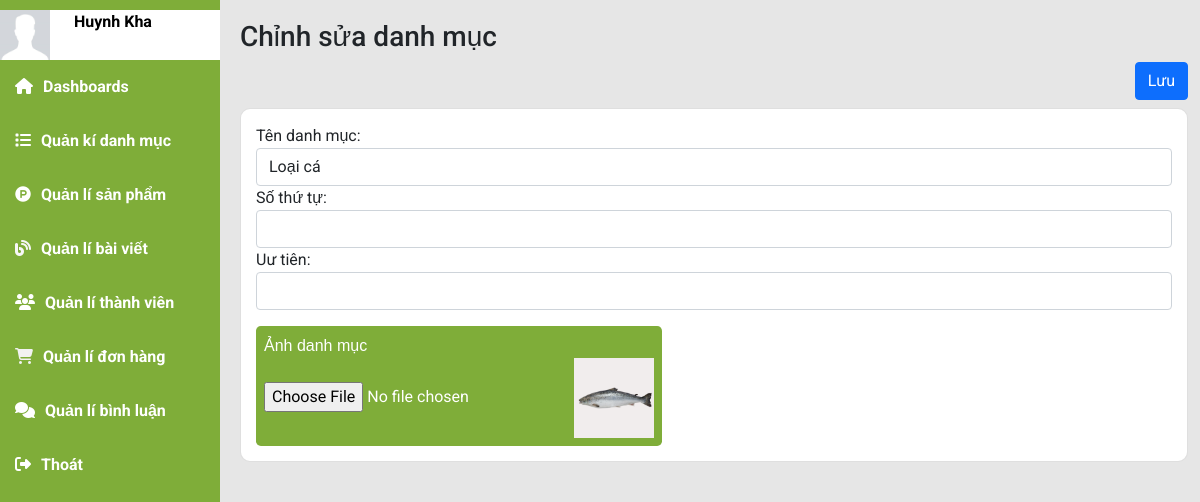
Page /index.php?mod=admin&act=admin_edit_catagory&MaDM=13 (signed in) on the earlier database version.
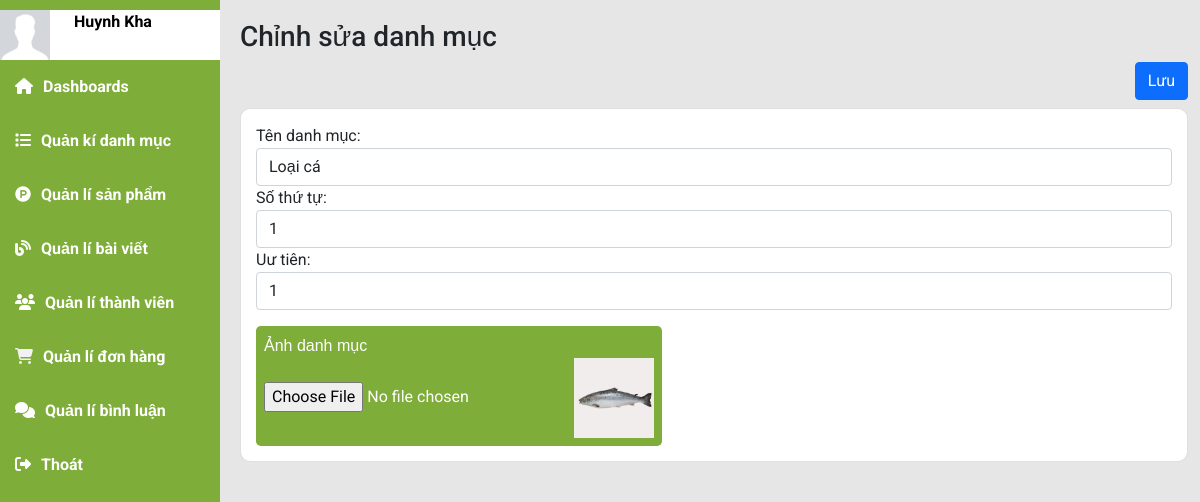
Same page on the later database version.
### tables this page shows
CREATE TABLE `danhmuc` (
  `MaDM` int NOT NULL,
  `TenDM` varchar(50) NOT NULL,
  `SoThuTu` int DEFAULT NULL COMMENT 'số thứ tự mà danh mục sẽ xuất hiện , tùy mình sắp xếp',
  `UuTien` tinyint(1) DEFAULT NULL COMMENT '0: là cho nó ẩn đi, 1 là cho nó xuất hiện tại trang chủ',
  `HinhAnh` text
);

### model/m_pdo.php (called while the page is built, shortened)
<?php
function pdo_get_connection(){
    $dburl = "mysql:host=localhost;dbname=organic;charset=utf8";
    $username = 'root';
    $password = '';
    $conn = new PDO($dburl, $username, $password);
    $conn->setAttribute(PDO::ATTR_ERRMODE, PDO::ERRMODE_EXCEPTION);
    return $conn;
}
function pdo_query_one($sql){
    $sql_args = array_slice(func_get_args(), 1);
    try{
        $conn = pdo_get_connection();
        $stmt = $conn->prepare($sql);
        $stmt->execute($sql_args);
        $row = $stmt->fetch(PDO::FETCH_ASSOC);
        return $row;
    }
    catch(PDOException $e){
        throw $e;
    }
    finally{
        unset($conn);
    }
}

### model/m_admin.php (called while the page is built, shortened)
<?php
    include_once 'model/m_pdo.php';
        function get_catagoryId($MaDM){
            return pdo_query_one("SELECT * FROM danhmuc WHERE MaDM = ?",$MaDM);
        }
?>

### view/admin/v_admin_edit_catagory.php (the view)
<form action="" method="post" enctype="multipart/form-data">
    <div class="main-content">
        <h3 class="title-page">
            Chỉnh sửa danh mục
        </h3>
        <div class="d-flex justify-content-end">
            <input type="submit" class="btn btn-primary mb-2" name="submit" value="Lưu">
        </div>
        <section class="row">
            <div class="col-sm-12 col-md-12 col xl-12">
                <div class="card chart">
                    <form class="addPro" action="" method="post" enctype="multipart/form-data">
                        <div class="form-group">
                            <label for="name">Tên danh mục:</label>
                            <input type="text" class="form-control" name="TenDM" value="<?=$getcataId['TenDM']?>" >
                        </div>
                        <div class="form-group">
                            <label for="name">Số thứ tự:</label>
                            <input type="text" class="form-control" name="SoThuTu" value="<?=$getcataId['SoThuTu']?>" >
                        </div>
                        <div class="form-group">
                            <label for="name">Uư tiên:</label>
                            <input type="text" class="form-control" name="UuTien" value="<?=$getcataId['UuTien']?>" >
                        </div>
                        <div class="form-group">
                            <label for="exampleInputFile" class="label_admin">Ảnh danh mục
                            <div class="custom-file">
                                <input type="file" name="HinhAnh" >
                                <img  src="view/img/categories/<?=$getcataId['HinhAnh']?>" alt="" style="width:80px; height:80px; object-fit:cover;">
                            </div></label>
                        </div>
                    </form>
                </div>
            </div>
        </section>
    </div>
</form>

Differences in the rows shown:
changed danhmuc "Loại cá": SoThuTu (not shown) → "1"; UuTien (not shown) → "1"
